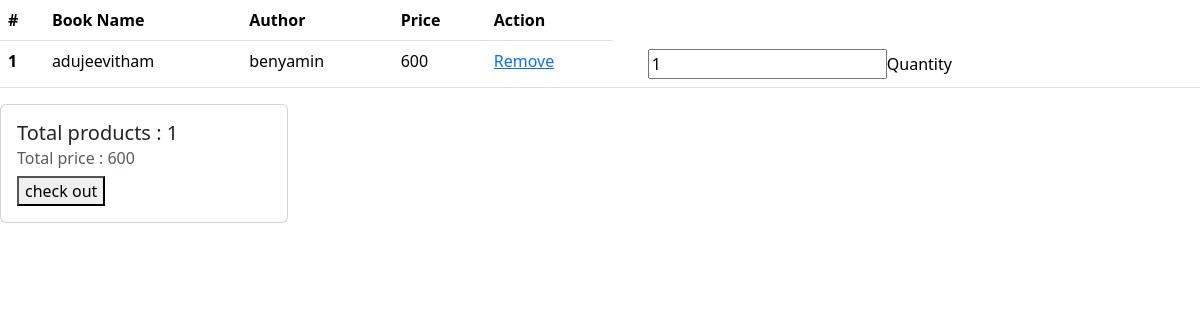
The page /user/view-cart/ (signed in) on the database its author committed.
### user_app/models.py (models this page shows)
class CartItem(models.Model):
    cart=models.ForeignKey(Cart,on_delete=models.CASCADE)
    book=models.ForeignKey(Book,on_delete=models.CASCADE)
    quantity=models.PositiveIntegerField(default=1)

### my2_app/models.py (models this page shows, shortened)
class Book(models.Model):
    title=models.CharField(max_length=200,null=True)
    price=models.IntegerField(null=True)
    image=models.ImageField(upload_to='book_media')
    quantity=models.IntegerField()
    author=models.ForeignKey(Author,on_delete=models.CASCADE)

class Author(models.Model):
    name=models.CharField(max_length=200,null=True)
    def __str__(self):
        return '{}'.format(self.name)

### user_app/views.py (the view, shortened to what this page needs)
# urls.py: path('view-cart/',views.view_cart,name='viewcart'),
def view_cart(request):
    try:
        if request.user.is_authenticated:
            cart, created = Cart.objects.get_or_create(user=request.user)
            cart_items = cart.cartitem_set.all()
            cart_item = CartItem.objects.all()
            total_price = sum(item.book.price * item.quantity for item in cart_items)
            total_items = cart_items.count()
            context = {
                'cart_items': cart_items,
                'cart_item': cart_item,
                'total_price': total_price,
                'total_items': total_items
            }
            return render(request, 'cart.html', context)
        else:
            messages.error(request, 'Please login first')
    except Cart.DoesNotExist:
        messages.error(request, 'Error retrieving the cart')

### templates/cart.html (shortened to what this page needs)
<!DOCTYPE html>
<html lang="en">
<head>
    <link href="https://cdn.jsdelivr.net/npm/bootstrap@5.3.3/dist/css/bootstrap.min.css" rel="stylesheet">
</head>
<body>
{% if not cart_items %}
<p> Your cart is empty</p>
{% else %}
<table class="table">
  <thead>
    <tr>
      <th scope="col">#</th>
      <th scope="col">Book Name</th>
      <th scope="col">Author</th>
        <th scope="col">Price</th>
             <th scope="col">Action</th>
    </tr>
  </thead>
  <tbody>
  {% for item in cart_items %}
    <tr>
      <th scope="row">1</th>
      <td>{{ item.book.title }}</td>
      <td>{{ item.book.author }}</td>
      <td>{{ item.book.price }}</td>
         <td><a href="{% url 'remove_cart' item.id %}">Remove</a></td>
        {% if item.quantity <= item.book.quantity %}
        <td><a href="{% url 'decrease_quantity' item.id %}"></a></td>
        <td><input type="number" name="quantity" value="{{ item.quantity}}">Quantity</td>
         <td><a href="{% url 'increase_quantity' item.id %}"></a></td>
        {% endif %}
    </tr>
  </tbody>
    {% endfor %}
</table>
{% endif %}
<form action="{% url 'create-checkout-session' %}" method="post">
    <div class="card" style="width:18rem;">
    <div class="card-body">
        <h5 class="card-title">Total products : {{ total_items }}</h5>
        <h6 class="card-subtitle mb-2 text-body-secondary"> Total price : {{ total_price }}</h6>
        <button type="submit" id="checkout-button" class="card-link">check out</button>
    </div>
</div></form>
</body>
</html>

### rows shown on the page
CartItem: book "adujeevitham", book.author "benyamin", book.price "600", quantity "1"

### other values the page prints
{{ total_items }} "1"
{{ total_price }} "600"
